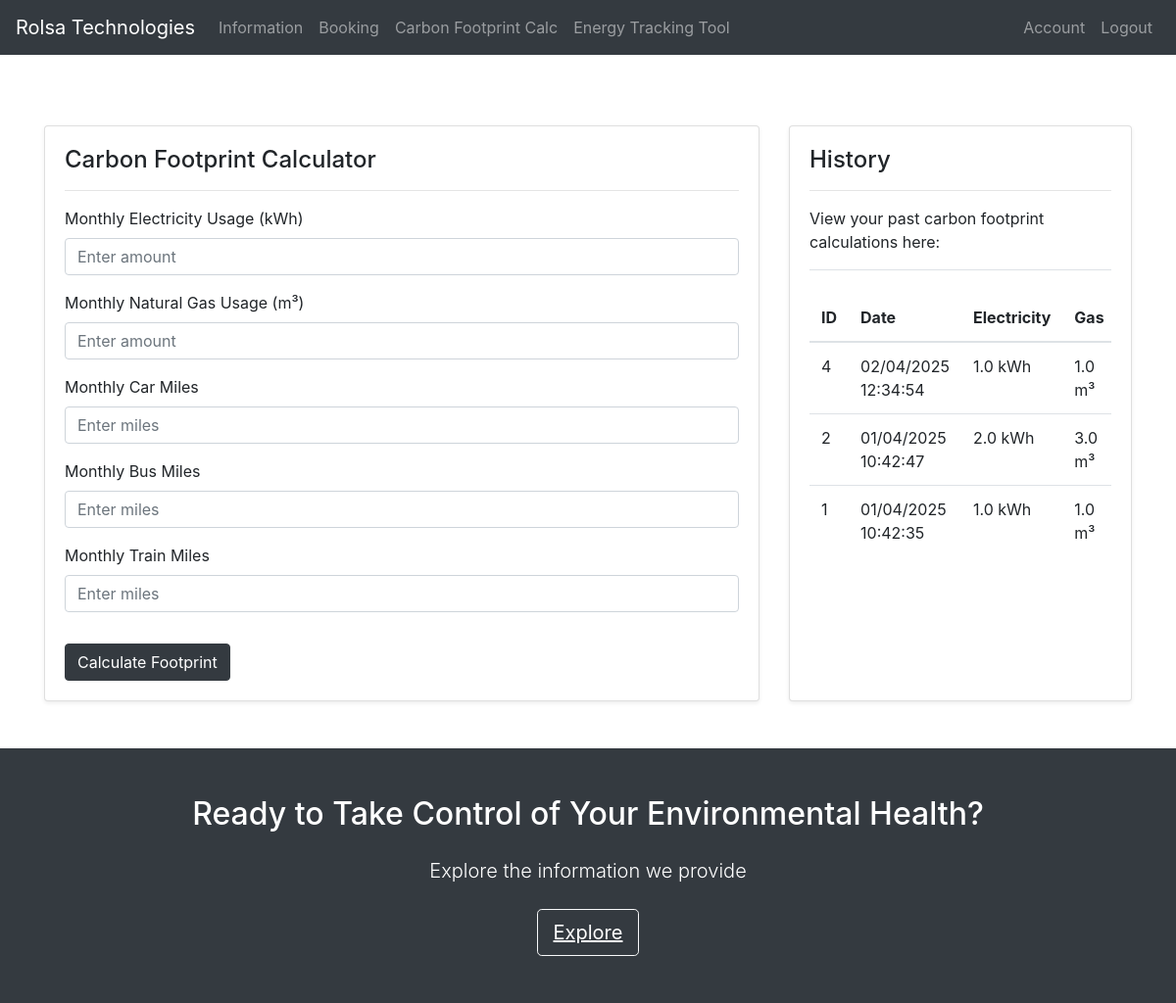
The page /carbon-footprint (signed in) on the database its author committed.
### tables this page shows
CREATE TABLE carbon_footprints (
    id INTEGER PRIMARY KEY AUTOINCREMENT,
    user_id INTEGER NOT NULL,
    electricity_usage TEXT NOT NULL,
    gas_usage TEXT NOT NULL,
    car_mileage TEXT NOT NULL,
    bus_mileage TEXT NOT NULL,
    train_mileage TEXT NOT NULL,
    carbon_footprint TEXT NOT NULL,
    carbon_offset TEXT NOT NULL,
    created_at TIMESTAMP DEFAULT (UK_DATE()),
    FOREIGN KEY (user_id) REFERENCES users (id)
);

### main.py (the view, shortened to what this page needs)
@app.route('/carbon-footprint', methods=['GET', 'POST'])
def carbon_footprint():
    carbon_footprints = []
    calculated = False
    carbon_footprint = 0
    carbon_offset_cost_gbp = 0
    if is_logged_in():
        conn = get_db_connection()
        cursor = conn.cursor()
        cursor.execute('SELECT * FROM carbon_footprints WHERE user_id = ? ORDER BY created_at DESC',
                     (session['user_id'],))
        carbon_footprints = cursor.fetchall()
        conn.close()
    if 'carbon_calculated' in session:
        calculated = True
        carbon_footprint = session.pop('carbon_footprint', 0)
        carbon_offset_cost_gbp = session.pop('carbon_offset_cost_gbp', 0)
        session.pop('carbon_calculated')
    return render_template('carbon-footprint.html',
                        is_logged_in=is_logged_in,
                        carbon_footprints=carbon_footprints,
                        carbon_footprint=carbon_footprint,
                        carbon_offset_cost_gbp=carbon_offset_cost_gbp,
                        calculated=calculated)

### main.py (called while the page is built)
def get_db_connection():
    conn = sqlite3.connect('database.db')
    conn.row_factory = sqlite3.Row
    def uk_date():
        return datetime.now().strftime('%d/%m/%Y %H:%M:%S')
    conn.create_function('UK_DATE', 0, uk_date)
    return conn

def is_logged_in():
    print("Checking login status:", 'user_id' in session)  # Debug line
    return 'user_id' in session

### templates/carbon-footprint.html (shortened to what this page needs)
{% extends "base.html" %}
{% block content %}
<div class="container mt-4 py-4">
    <div class="row py-4">
        <div class="col-md-8">
            <div class="card shadow-sm" style="min-height: 350px;">
                <div class="card-body">
                    <div class="d-flex justify-content-between align-items-center mb-3">
                        <h4 class="card-title mb-0">Carbon Footprint Calculator</h4>
                    </div>
                    <hr>
                    <form action="/carbon-footprint" method="POST">
                        <div class="form-group">
                            <label for="electricity">Monthly Electricity Usage (kWh)</label>
                            <input type="number" class="form-control" id="electricity" name="electricity" placeholder="Enter amount" min="1" required>
                        </div>
                        <div class="form-group">
                            <label for="gas">Monthly Natural Gas Usage (m³)</label>
                            <input type="number" class="form-control" id="gas" name="gas" placeholder="Enter amount" min="1" required>
                        </div>
                        <div class="form-group">
                            <label for="car">Monthly Car Miles</label>
                            <input type="number" class="form-control" id="car" name="car" placeholder="Enter miles" min="0" required>
                        </div>
                        <div class="form-group">
                            <label for="bus">Monthly Bus Miles</label>
                            <input type="number" class="form-control" id="bus" name="bus" placeholder="Enter miles" min="0" required>
                        </div>
                        <div class="form-group">
                            <label for="train">Monthly Train Miles</label>
                            <input type="number" class="form-control" id="train" name="train" placeholder="Enter miles" min="0" required>
                        </div>
                        <button type="submit" class="btn btn-dark mt-3">Calculate Footprint</button>
                    </form>
                </div>
            </div>
        </div>
        <div class="col-md-4">
            <div class="card shadow-sm h-100">
                <div class="card-body">
                    <h4 class="card-title">History</h4>
                    <hr>
                    {% if is_logged_in() %}
                        <p class="card-text">View your past carbon footprint calculations here:</p>
                        {% if carbon_footprints %}
                            <div class="table-responsive" style="max-height: 400px; overflow-y: auto;">
                                <table class="table table-hover">
                                    <thead>
                                        <tr>
                                            <th>ID</th>
                                            <th>Date</th>
                                            <th>Electricity</th>
                                            <th>Gas</th>
                                        </tr>
                                    </thead>
                                    <tbody>
                                        {% for cf in carbon_footprints %}
                                            <tr>
                                                <td>{{ cf.id }}</td>
                                                <td>{{ cf.created_at }}</td>
                                                <td>{{ cf.electricity_usage }} kWh</td>
                                                <td>{{ cf.gas_usage }} m³</td>
                                            </tr>
                                        {% endfor %}
                                    </tbody>
                                </table>
                            </div>
                        {% else %}
                            <p class="card-text">No past carbon footprint calculations found.</p>
                        {% endif %}
                    {% else %}
                        <p class="card-text">Please login to view your past carbon footprint calculations.</p>
                        <div class="text-center d-flex justify-content-center align-items-center" style="height: 100px;">
                            <a href="/login" class="btn btn-dark w-50">Login</a>
                        </div>
                    {% endif %}
                </div>
            </div>
        </div>
    </div>
</div>
{% endblock %}

### static/styles.css (style rules this page uses)
body { min-height: 100vh; display: flex; flex-direction: column; margin: 0; }

### rows shown on the page
carbon_footprints: id "4", created_at "02/04/2025 12:34:54", electricity_usage "1.0", gas_usage "1.0"
carbon_footprints: id "2", created_at "01/04/2025 10:42:47", electricity_usage "2.0", gas_usage "3.0"
carbon_footprints: id "1", created_at "01/04/2025 10:42:35", electricity_usage "1.0", gas_usage "1.0"
